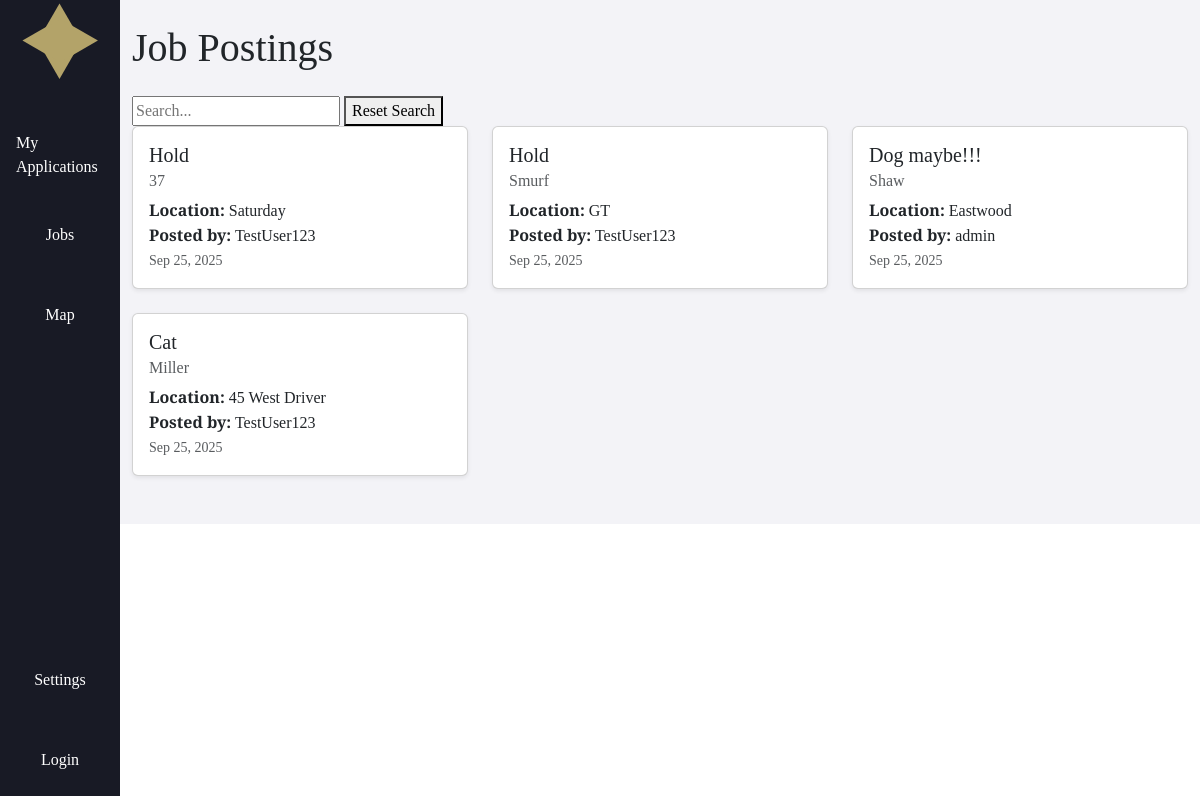
/jobs, run on an earlier commit of the app's database.
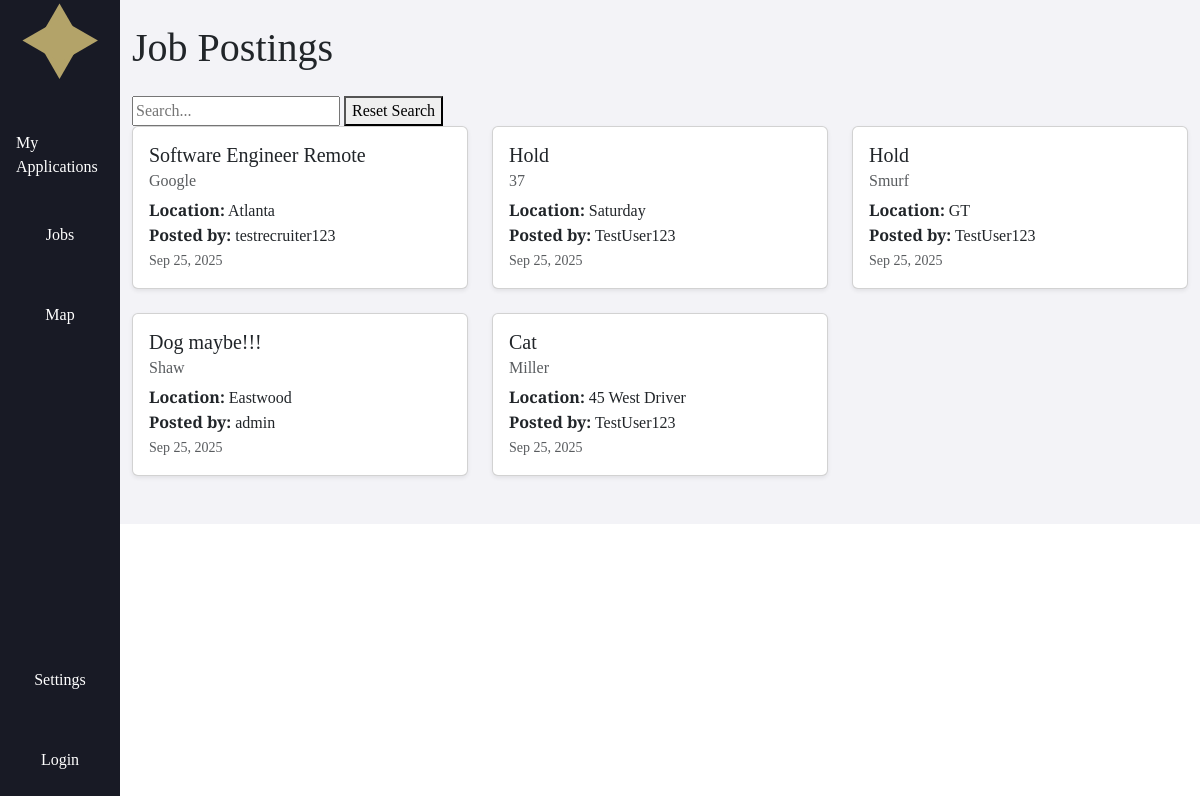
And on a later commit of the database.
### jobs/models.py (models this page shows, shortened)
class JobPosting(models.Model):
    title = models.CharField(max_length=200)
    description = models.TextField()
    company = models.CharField(max_length=100)
    location = models.CharField(max_length=100)
    posted_by = models.ForeignKey(User, on_delete=models.CASCADE)  # recruiter
    date_posted = models.DateTimeField(auto_now_add=True)

### accounts/models.py (models this page shows)
class CustomUser(AbstractUser):
    ROLE_CHOICES = (
        ("recruiter", "Recruiter"),
        ("user", "User"),
    )
    role = models.CharField(max_length=20, choices=ROLE_CHOICES, default="user")

### home/views.py (the view)
# urls.py: path('jobs', views.jobs, name='home.jobs'),
def jobs(request):
    query = request.GET.get("q")
    jobs = JobPosting.objects.all().order_by('-date_posted')
    if query:
        jobs = jobs.filter(title__icontains=query)
    return render(request, 'home/jobs.html', {'jobs': jobs})

### jobble/context_processors.py (called while the page is built, shortened)
def user_template(request):
    return {"base_template": "base.html"}           # default for anonymous users

### home/templates/home/jobs.html
{% extends base_template %}
{% load static %}
{% block content %}
<div class="container py-4">
  <h1 class="mb-4">Job Postings</h1>
  <div class="row">
	<form action="{% url 'home.jobs' %}" method="get">
		<input name="q" type="text" placeholder="Search...">
		<button action="{% url 'home.jobs' %}">Reset Search</button>
	</form>
    {% for job in jobs %}
      <div class="col-md-6 col-lg-4 mb-4">
        <div class="card shadow-sm h-100">
          <div class="card-body">
            <h5 class="card-title">{{ job.title }}</h5>
            <h6 class="card-subtitle mb-2 text-muted">{{ job.company }}</h6>
            <p class="card-text">
              <strong>Location:</strong> {{ job.location }}<br>
              <strong>Posted by:</strong> {{ job.posted_by.username }}<br>
              <small class="text-muted">{{ job.date_posted|date:"M d, Y" }}</small>
            </p>
          </div>
        </div>
      </div>
    {% empty %}
      <p>There are currently no jobs available.</p>
    {% endfor %}
  </div>
</div>
{% endblock content %}

What changed in the data, as far as the page shows it:
added JobPosting: title "Software Engineer Remote", company "Google", location "Atlanta", posted_by.username "testrecruiter123", date_posted "Sep 25, 2025"
